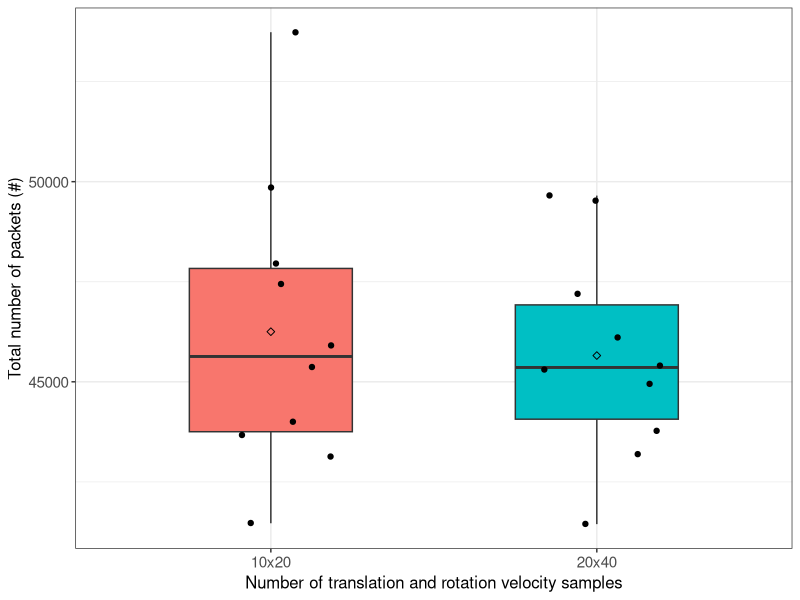
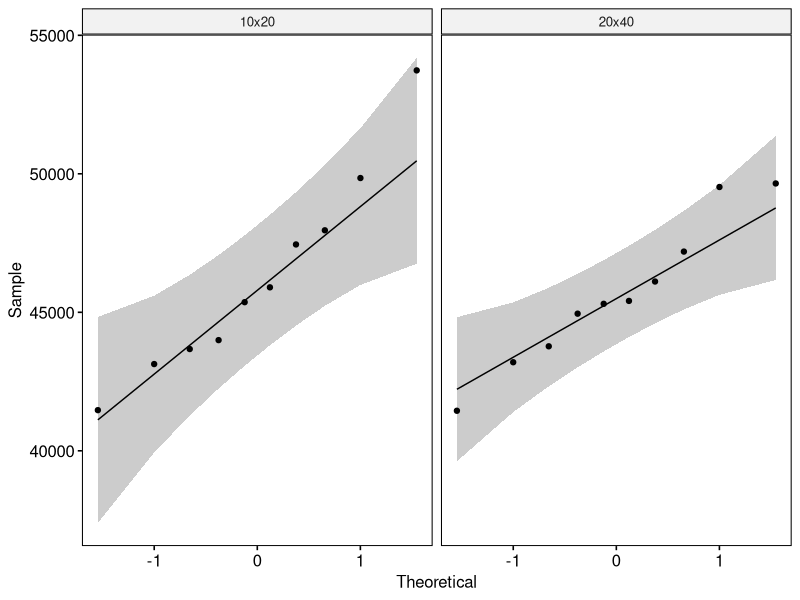

Source code (R) for these figures, in order:
## ---- chunk 1
if (!require('tidyverse')) install.packages('tidyverse', dependencies = TRUE); library('tidyverse')
if (!require('ggpubr')) install.packages('ggpubr', dependencies = TRUE); library('ggpubr')
if (!require('rstatix')) install.packages('rstatix', dependencies = TRUE); library('rstatix')
if (!require('ggplot2')) install.packages('ggplot2', dependencies = TRUE); library('ggplot2')
## ---- chunk 2
data <- read.csv(file = '../../raw_data/test_velocity_samples/run_table.csv')
data <- subset(data, select = c(X__run_id, velocity_samples, num_of_packets))
data$velocity_samples <- as.factor(data$velocity_samples)
data$num_of_packets <- as.numeric(data$num_of_packets)
## ---- chunk 3
data %>%
  group_by(velocity_samples) %>%
  get_summary_stats(num_of_packets, type = "mean_sd")
## ---- chunk 4
ggplot(data, aes(x = velocity_samples, y = num_of_packets, fill = velocity_samples)) +
  theme_bw() + 
  geom_boxplot(width = 0.5, outlier.size = 0.5) + 
  geom_jitter(width = 0.2) +
  stat_summary(fun = mean, color = 'black', geom = 'point', shape = 5, size = 1.5) +
  labs(x = "Number of translation and rotation velocity samples", y = "Total number of packets (#)") +
  theme(legend.position = 'none') +
  theme(
    axis.title.x = element_text(size = 12, family = 'sans'),
    axis.title.y = element_text(size = 12, family = 'sans'),
    axis.text.x = element_text(size = 11, family = 'sans'),
    axis.text.y = element_text(size = 11, family = 'sans'),
    
  )
## ---- chunk 5
data %>% 
  group_by(velocity_samples) %>%
  identify_outliers(num_of_packets)
## ---- chunk 6
ggqqplot(data, x = "num_of_packets", facet.by = "velocity_samples")
## ---- chunk 7
data %>%
  group_by(velocity_samples) %>%
  shapiro_test(num_of_packets)
## ---- chunk 8
data %>%
  t_test(num_of_packets ~ velocity_samples) %>%
  add_significance()
